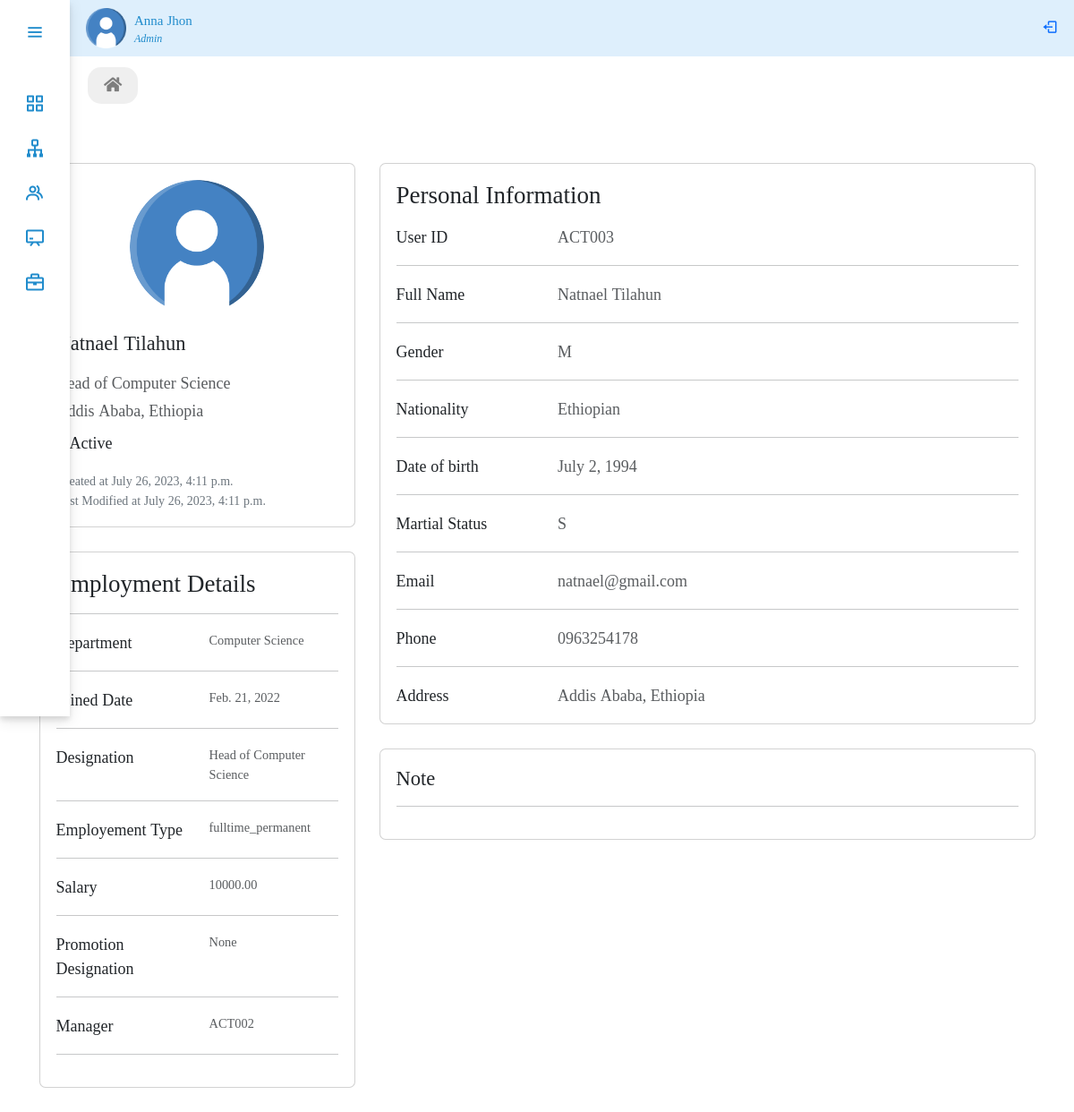
The app's page /panel/profile (signed in), older data.
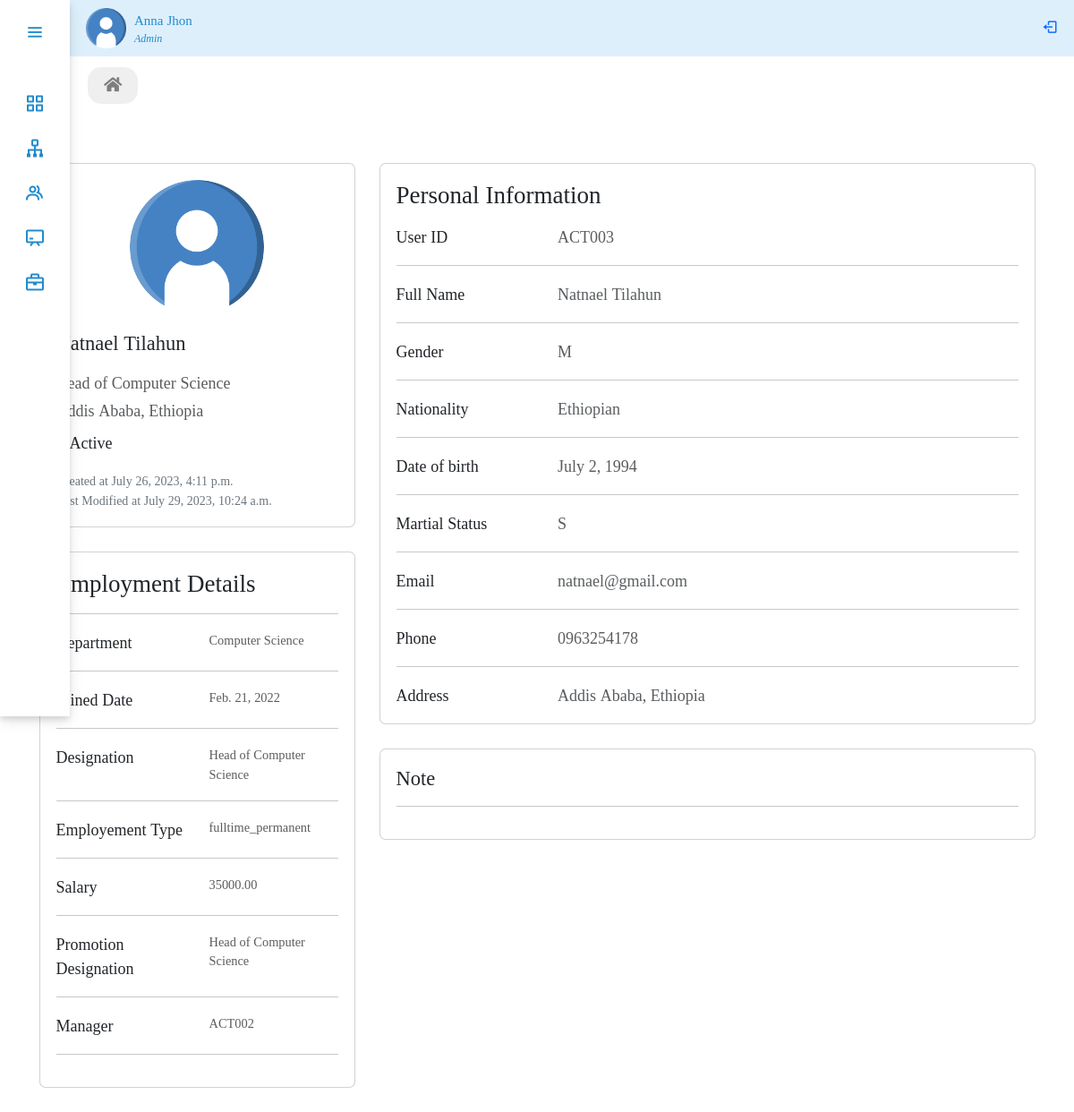
The same page, newer data.
### performance/models.py (models this page shows, shortened)
class Employee(models.Model):
    user = models.OneToOneField(
        CustomUser, on_delete=models.CASCADE, null=True, related_name='user')
    GENDER_CHOICES = (
        ('M', 'Male'),
        ('F', 'Female'),
    )
    MARITAL_STATUS_CHOICES = (
        ('S', 'Single'),
        ('M', 'Married'),
        ('D', 'Divorced'),
        ('W', 'Widowed'),
    )
    EMPLOYMENT_TYPE_CHOICES = (
        ('fulltime_permanent', 'Fulltime Permanent'),
        ('fulltime_probation', 'Fulltime Probation'),
        ('part_time_contract', 'Part Time Contract'),
    )
    STATUS_CHOICES = (
        ('A', 'Active'),
        ('IN', 'Inactive'),
    )
    avatar = models.ImageField(upload_to='avatar/', null=True, blank=True)
    gender = models.CharField(max_length=1, choices=GENDER_CHOICES, null=True)
    dob = models.DateField(blank=True, null=True)
    nationality = models.CharField(max_length=100, null=True, blank=True)
    marital_status = models.CharField(
        max_length=50, choices=MARITAL_STATUS_CHOICES, null=True, blank=True)
    phone_number = models.CharField(max_length=20, null=True, blank=True)
    email = models.EmailField(max_length=254)
    address = models.CharField(max_length=100, null=True, blank=True)
    joined_date = models.DateField(null=True)
    department = models.ForeignKey(
        Department, on_delete=models.SET_NULL, null=True, blank=True)
    designation = models.ForeignKey(
        Designation, on_delete=models.SET_NULL, null=True)
    employment_type = models.CharField(
        max_length=20, choices=EMPLOYMENT_TYPE_CHOICES, null=True)
    salary = models.DecimalField(
        max_digits=10, decimal_places=2, null=True, blank=True)
    promotion_designation = models.ForeignKey(
        Designation, on_delete=models.SET_NULL, related_name='promotion', null=True, blank=True)
    manager = models.ForeignKey(
        CustomUser, on_delete=models.SET_NULL, null=True, blank=True)
    created_at = models.DateTimeField(auto_now_add=True, null=True, blank=True)
    updated_at = models.DateTimeField(auto_now=True, null=True, blank=True)
    status = models.CharField(max_length=50, null=True, choices=STATUS_CHOICES)
    note = models.TextField(blank=True, null=True)

class CustomUser(AbstractBaseUser, PermissionsMixin):
    user_id = models.CharField(max_length=10, unique=True)
    first_name = models.CharField(max_length=30)
    last_name = models.CharField(max_length=30)
    is_active = models.BooleanField(default=True)
    is_manager = models.BooleanField(default=False)
    is_employee = models.BooleanField(default=False)
    is_admin = models.BooleanField(default=False)
    is_staff = models.BooleanField(default=False)
    is_superuser = models.BooleanField(default=False)
    objects = UserManager()
    USERNAME_FIELD = 'user_id'
    REQUIRED_FIELDS = ['first_name', 'last_name']
    def __str__(self):
        return self.user_id

class Designation(models.Model):
    department = models.ForeignKey(
        Department, on_delete=models.SET_NULL, related_name='designations', null=True, blank=True)
    job_title = models.CharField(max_length=100, null=True)
    created_at = models.DateTimeField(auto_now_add=True, null=True)
    updated_at = models.DateTimeField(auto_now=True, null=True)
    def __str__(self):
        return self.job_title

class Department(models.Model):
    department_name = models.CharField(max_length=100, null=True)
    department_head = models.ForeignKey(
        CustomUser, on_delete=models.SET_NULL, related_name='head_of_department', blank=True, null=True)
    status = models.BooleanField(default=True, null=True)
    created_at = models.DateTimeField(auto_now_add=True, null=True)
    updated_at = models.DateTimeField(auto_now=True, null=True)
    def __str__(self):
        return self.department_name

### performance/views.py (the view)
# urls.py: path('panel/profile', views.Profile, name='profile'),
@login_required(login_url="/employees/login")
def Profile(request):
    ur = CustomUser.objects.get(user_id=request.user.user_id)
    employee = Employee.objects.get(user=ur)
    context = {"employee_detail": employee}
    return render(request, 'performance/profile.html', context)

### performance/templates/performance/profile.html (shortened to what the changed rows need)
{% extends 'performance/adminPanel.html' %}
{% load static %}
{% block body %}
<section>
  <div class="container py-5">
    <div class="row">
      <div class="col-lg-4">
        <div class="card mb-4">
          <div class="card-body text-center">
            <img src="/media/avatar/user.png" alt="avatar"
              class="rounded-circle img-fluid" style="width: 150px;">
            <h5 class="my-3">{{employee_detail.user.first_name}} {{employee_detail.user.last_name}}</h5>
            <p class="text-muted mb-1"> {{employee_detail.designation}}</p>
            <p class="text-muted mb-2">{{employee_detail.address}}</p>
            <div class="d-flex align-items-center m-0 mb-3">
                {% if employee_detail.status == "A" %}
                <p class="m-0">Active</p>
                {% else %}
                <div style="width:10px; height:10px; background-color:#dc3545; border-radius:50%; padding:0.25rem; margin-right: 5px;"></div>
                <p class="m-0">Inactive</p>
                {% endif %}
            </div>
             <div>
                <p style="font-size: 14px; margin:1px;" class="text-secondary">Created at {{employee_detail.created_at}} </p>
                <p style="font-size: 14px; margin:1px;" class="text-secondary">Last Modified at {{employee_detail.updated_at}} </p>
            </div>
          </div>
        </div>
        <div class="card mb-4 mb-lg-0">
          <div class="card-body">
            <div class="row" ">
              <div class="col-sm-6">
                <p class="text-muted mb-0" style="font-size: 0.8rem;">{{employee_detail.department}}</p>
              </div>
            </div>
            <div class="row" >
              <div class="col-sm-6">
                <p class="text-muted mb-0" style="font-size: 0.8rem;">{{employee_detail.joined_date}}</p>
              </div>
            </div>
            <div class="row" >
              <div class="col-sm-6">
                <p class="text-muted mb-0" style="font-size: 0.8rem; text-align: left;">{{employee_detail.designation}}</p>
              </div>
            </div>
            <div class="row" >
              <div class="col-sm-6">
                <p class="text-muted mb-0" style="font-size: 0.8rem;">{{employee_detail.employment_type}}</p>
              </div>
            </div>
            <div class="row" >
              <div class="col-sm-6">
                <p class="text-muted mb-0" style="font-size: 0.8rem;">{{employee_detail.salary}}</p>
              </div>
            </div>
            <div class="row" ">
              <div class="col-sm-6">
                <p class="text-muted mb-0" style="text-align:left;font-size: 0.8rem;">{{employee_detail.promotion_designation}}</p>
              </div>
            </div>
            <div class="row" ">
              <div class="col-sm-6">
                <p class="text-muted mb-0" style="font-size: 0.8rem;">{{employee_detail.manager}}</p>
              </div>
            </div>
          </div>
        </div>
      </div>
      <div class="col-lg-8">
        <div class="card mb-4">
          <div class="card-body">
            <div class="row">
              <div class="col-sm-9">
                <p class="text-muted mb-0">{{employee_detail.user.user_id}}</p>
              </div>
            </div>
            <div class="row">
              <div class="col-sm-9">
                <p class="text-muted mb-0">{{employee_detail.user.first_name}} {{employee_detail.user.last_name}}</p>
              </div>
            </div>
            <div class="row">
              <div class="col-sm-9">
                <p class="text-muted mb-0">{{employee_detail.gender}}</p>
              </div>
            </div>
            <div class="row">
              <div class="col-sm-9">
                <p class="text-muted mb-0">{{employee_detail.nationality}}</p>
              </div>
            </div>
            <div class="row">
              <div class="col-sm-9">
                <p class="text-muted mb-0">{{employee_detail.dob}}</p>
              </div>
            </div>
            <div class="row">
              <div class="col-sm-9">
                <p class="text-muted mb-0">{{employee_detail.marital_status}}</p>
              </div>
            </div>
            <div class="row">
              <div class="col-sm-9">
                <p class="text-muted mb-0">{{employee_detail.email}}</p>
              </div>
            </div>
            <div class="row">
              <div class="col-sm-9">
                <p class="text-muted mb-0">{{employee_detail.phone_number}}</p>
              </div>
            </div>
            <div class="row">
              <div class="col-sm-9">
                <p class="text-muted mb-0">{{employee_detail.address}}</p>
              </div>
            </div>
          </div>
        </div>
      </div>
    </div>
  </div>
</section>
{% endblock body%}

Row changes from the older to the newer data that the page shows:
changed Employee "Addis Ababa, Ethiopia": updated_at "July 26, 2023, 4:11 p.m." → "July 29, 2023, 10:24 a.m."; salary "10000.00" → "35000.00"; promotion_designation "None" → "Head of Computer Science"
